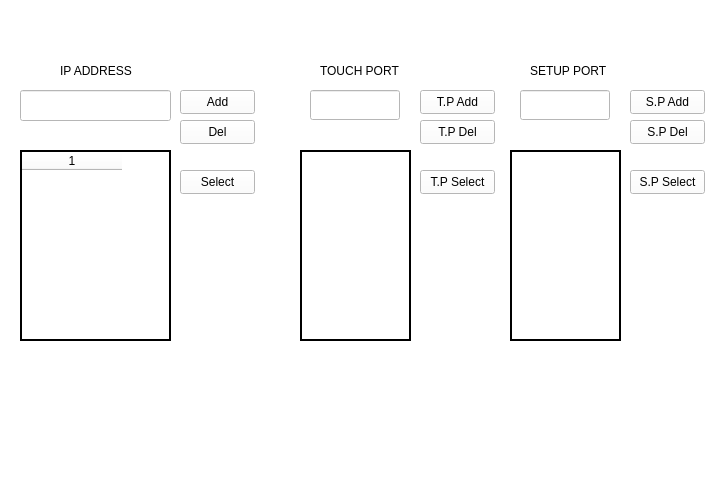
<?xml version="1.0" encoding="UTF-8"?>
<ui version="4.0">
 <class>setup_ip</class>
 <widget class="QWidget" name="setup_ip">
  <property name="geometry">
   <rect>
    <x>0</x>
    <y>0</y>
    <width>720</width>
    <height>480</height>
   </rect>
  </property>
  <property name="windowTitle">
   <string>Form</string>
  </property>
  <widget class="QWidget" name="widget" native="true">
   <property name="geometry">
    <rect>
     <x>0</x>
     <y>0</y>
     <width>720</width>
     <height>480</height>
    </rect>
   </property>
   <property name="styleSheet">
    <string notr="true">QWidget{
	background-color: rgb(255, 255, 255);
}
</string>
   </property>
   <widget class="QPushButton" name="btn_ip_add">
    <property name="geometry">
     <rect>
      <x>180</x>
      <y>90</y>
      <width>75</width>
      <height>24</height>
     </rect>
    </property>
    <property name="text">
     <string>Add</string>
    </property>
   </widget>
   <widget class="QPushButton" name="btn_ip_select">
    <property name="geometry">
     <rect>
      <x>180</x>
      <y>170</y>
      <width>75</width>
      <height>24</height>
     </rect>
    </property>
    <property name="text">
     <string>Select</string>
    </property>
   </widget>
   <widget class="QPushButton" name="btn_ip_del">
    <property name="geometry">
     <rect>
      <x>180</x>
      <y>120</y>
      <width>75</width>
      <height>24</height>
     </rect>
    </property>
    <property name="text">
     <string>Del</string>
    </property>
   </widget>
   <widget class="QLineEdit" name="ip_typing">
    <property name="geometry">
     <rect>
      <x>20</x>
      <y>90</y>
      <width>151</width>
      <height>31</height>
     </rect>
    </property>
   </widget>
   <widget class="QTableWidget" name="ip_list">
    <property name="geometry">
     <rect>
      <x>20</x>
      <y>150</y>
      <width>151</width>
      <height>191</height>
     </rect>
    </property>
    <property name="frameShape">
     <enum>QFrame::Shape::Panel</enum>
    </property>
    <property name="frameShadow">
     <enum>QFrame::Shadow::Plain</enum>
    </property>
    <property name="lineWidth">
     <number>2</number>
    </property>
    <property name="midLineWidth">
     <number>0</number>
    </property>
    <property name="editTriggers">
     <set>QAbstractItemView::EditTrigger::NoEditTriggers</set>
    </property>
    <property name="rowCount">
     <number>0</number>
    </property>
    <property name="columnCount">
     <number>1</number>
    </property>
    <attribute name="horizontalHeaderVisible">
     <bool>true</bool>
    </attribute>
    <column/>
   </widget>
   <widget class="QLineEdit" name="tp_typing">
    <property name="geometry">
     <rect>
      <x>310</x>
      <y>90</y>
      <width>90</width>
      <height>30</height>
     </rect>
    </property>
   </widget>
   <widget class="QLineEdit" name="sp_typing">
    <property name="geometry">
     <rect>
      <x>520</x>
      <y>90</y>
      <width>90</width>
      <height>30</height>
     </rect>
    </property>
   </widget>
   <widget class="QLabel" name="label">
    <property name="geometry">
     <rect>
      <x>60</x>
      <y>60</y>
      <width>91</width>
      <height>21</height>
     </rect>
    </property>
    <property name="text">
     <string>IP ADDRESS</string>
    </property>
   </widget>
   <widget class="QLabel" name="label_2">
    <property name="geometry">
     <rect>
      <x>320</x>
      <y>60</y>
      <width>91</width>
      <height>21</height>
     </rect>
    </property>
    <property name="text">
     <string>TOUCH PORT</string>
    </property>
   </widget>
   <widget class="QLabel" name="label_3">
    <property name="geometry">
     <rect>
      <x>530</x>
      <y>60</y>
      <width>91</width>
      <height>21</height>
     </rect>
    </property>
    <property name="text">
     <string>SETUP PORT</string>
    </property>
   </widget>
   <widget class="QPushButton" name="btn_tp_add">
    <property name="geometry">
     <rect>
      <x>420</x>
      <y>90</y>
      <width>75</width>
      <height>24</height>
     </rect>
    </property>
    <property name="text">
     <string>T.P Add</string>
    </property>
   </widget>
   <widget class="QPushButton" name="btn_tp_select">
    <property name="geometry">
     <rect>
      <x>420</x>
      <y>170</y>
      <width>75</width>
      <height>24</height>
     </rect>
    </property>
    <property name="text">
     <string>T.P Select</string>
    </property>
   </widget>
   <widget class="QPushButton" name="btn_tp_del">
    <property name="geometry">
     <rect>
      <x>420</x>
      <y>120</y>
      <width>75</width>
      <height>24</height>
     </rect>
    </property>
    <property name="text">
     <string>T.P Del</string>
    </property>
   </widget>
   <widget class="QPushButton" name="btn_sp_del">
    <property name="geometry">
     <rect>
      <x>630</x>
      <y>120</y>
      <width>75</width>
      <height>24</height>
     </rect>
    </property>
    <property name="text">
     <string>S.P Del</string>
    </property>
   </widget>
   <widget class="QPushButton" name="btn_sp_select">
    <property name="geometry">
     <rect>
      <x>630</x>
      <y>170</y>
      <width>75</width>
      <height>24</height>
     </rect>
    </property>
    <property name="text">
     <string>S.P Select</string>
    </property>
   </widget>
   <widget class="QPushButton" name="btn_sp_add">
    <property name="geometry">
     <rect>
      <x>630</x>
      <y>90</y>
      <width>75</width>
      <height>24</height>
     </rect>
    </property>
    <property name="text">
     <string>S.P Add</string>
    </property>
   </widget>
   <widget class="QTableWidget" name="tp_list">
    <property name="geometry">
     <rect>
      <x>300</x>
      <y>150</y>
      <width>111</width>
      <height>191</height>
     </rect>
    </property>
    <property name="frameShape">
     <enum>QFrame::Shape::Panel</enum>
    </property>
    <property name="frameShadow">
     <enum>QFrame::Shadow::Plain</enum>
    </property>
    <property name="lineWidth">
     <number>2</number>
    </property>
    <property name="midLineWidth">
     <number>0</number>
    </property>
    <property name="editTriggers">
     <set>QAbstractItemView::EditTrigger::NoEditTriggers</set>
    </property>
    <property name="rowCount">
     <number>0</number>
    </property>
    <property name="columnCount">
     <number>1</number>
    </property>
    <attribute name="horizontalHeaderVisible">
     <bool>false</bool>
    </attribute>
    <column/>
   </widget>
   <widget class="QTableWidget" name="sp_list">
    <property name="geometry">
     <rect>
      <x>510</x>
      <y>150</y>
      <width>111</width>
      <height>191</height>
     </rect>
    </property>
    <property name="frameShape">
     <enum>QFrame::Shape::Panel</enum>
    </property>
    <property name="frameShadow">
     <enum>QFrame::Shadow::Plain</enum>
    </property>
    <property name="lineWidth">
     <number>2</number>
    </property>
    <property name="midLineWidth">
     <number>0</number>
    </property>
    <property name="editTriggers">
     <set>QAbstractItemView::EditTrigger::NoEditTriggers</set>
    </property>
    <property name="rowCount">
     <number>0</number>
    </property>
    <property name="columnCount">
     <number>1</number>
    </property>
    <attribute name="horizontalHeaderVisible">
     <bool>false</bool>
    </attribute>
    <column/>
   </widget>
  </widget>
 </widget>
 <resources/>
 <connections/>
</ui>
